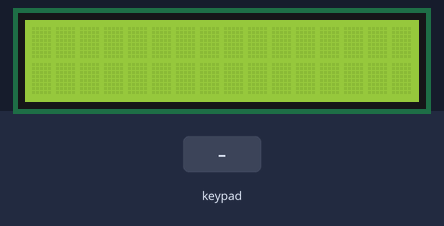
The sketch below on a simulated Arduino Uno, built with avr-gcc and run on an emulated ATmega328P. Shown: 16×2 character LCD. Inputs (shaded band) come from the test bench.

Above: at 1.2 s.
1.3 s: key '2' pressed
At 2.7 s:
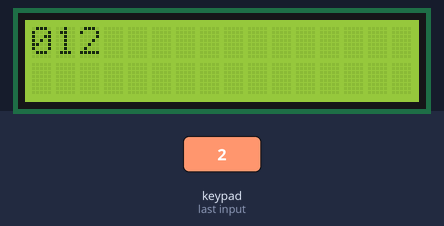
3.0 s: keypad keys 5 4 3 2 * pressed 0.4 s apart
At 4.9 s:
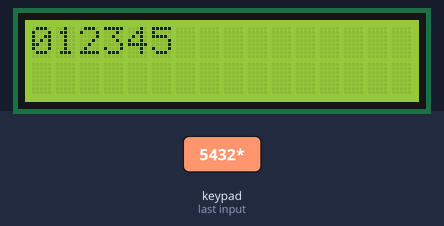
6.5 s: key '6' pressed
At 8.38 s:
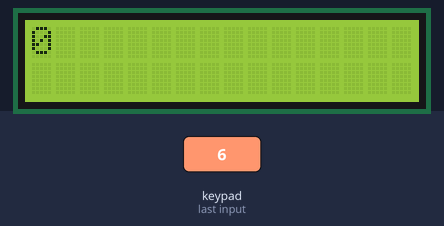
9.5 s: keypad keys 1 3 9 7 pressed 0.4 s apart
At 14.2 s:
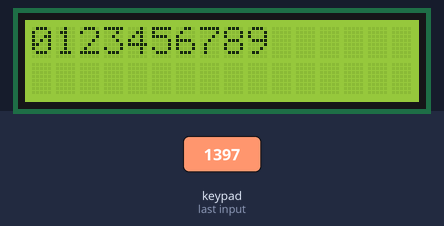
Timing chart, 0 to 15.1 s (numbered marks = the images above; inputs shaded):
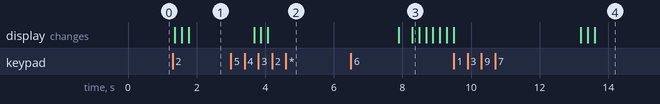

The sketch:

sketch.ino
```cpp
#include <LiquidCrystal.h>
#include <Keypad.h>
#include <Servo.h>

/* Display */
LiquidCrystal lcd(12, 11, 10, 9, 8, 7);

/* Keypad setup - Begin */
const byte KEYPAD_ROWS = 4;
const byte KEYPAD_COLS = 4;
byte rowPins[KEYPAD_ROWS] = {5, 4, 3, 2};
byte colPins[KEYPAD_COLS] = {A3, A2, A1, A0};
char keys[KEYPAD_ROWS][KEYPAD_COLS] = {
 {'1', '2', '3', '+'},
 {'4', '5', '6', '-'},
 {'7', '8', '9', '*'},
 {'.', '0', '=', '/'}
};

Keypad keypad = Keypad(makeKeymap(keys), rowPins, colPins, KEYPAD_ROWS, KEYPAD_COLS);
/* Keypad setup - Finish */

void setup() {
 // Configura a porta serial - taxa de comunicação "9600"
 Serial.begin(9600);
 lcd.begin(16, 2);
}

void loop() {

  // Efetua a leitura do Teclado Matricial e armazena na variável "tecla"
  char tecla = keypad.getKey();
  if(tecla) {
    // Converte a tecla pressionada para inteiro e armazena na variável "val"
    int val = tecla - 48;
    // Verifica se é um número
    if(val >= 0 && val <= 9) {
      int cont;
      // Efetua a contagem
      for(cont=0; cont<=val; cont++) {
        // Exibe a varável "cont" no Display LCD
        lcd.setCursor(cont, 0);
        lcd.print(cont);
        // Aguarda (para a execução) 200 milisegundos
        delay(200);
      }
    }
    // Limpa o display
    else {
      lcd.clear();
    }
  }
  // Aguarda (para a execução) 100 milisegundos
  delay(100);
}
```

Measured:
- after the input at 1.3 s, the display: first changes after 0.07 s (image 1 shows a later state)
- after the input at 3.0 s, the display: first changes after 0.68 s (image 2 shows a later state)
- after the input at 6.5 s, the display: first differs from a run without the input after 1.8 s (image 3)
- after the input at 9.5 s, the display: first changes after 3.7 s (image 4 shows a later state)
